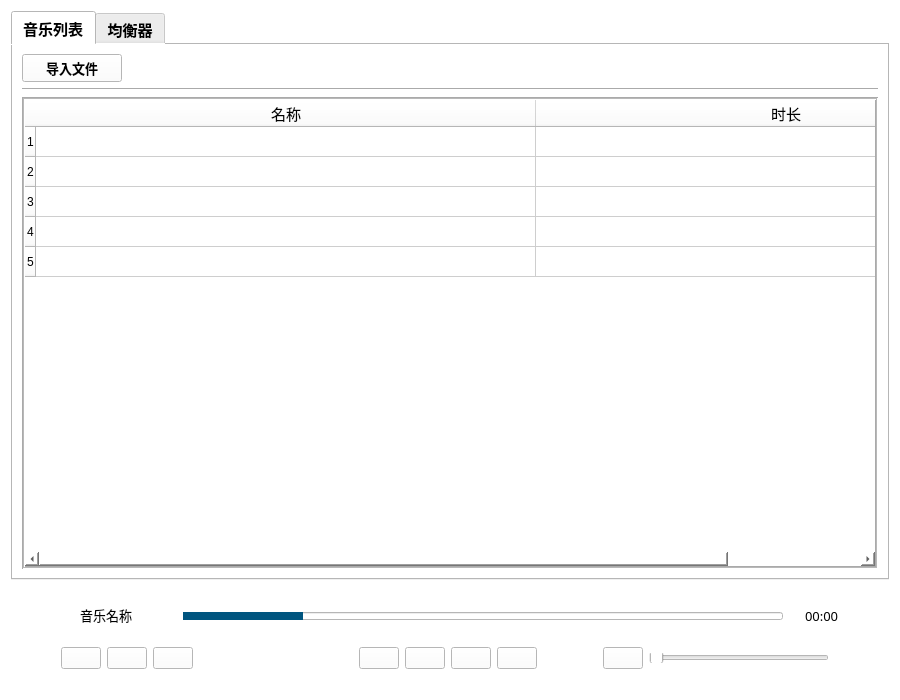
<?xml version="1.0" encoding="UTF-8"?>
<ui version="4.0">
 <class>Form</class>
 <widget class="QWidget" name="Form">
  <property name="enabled">
   <bool>true</bool>
  </property>
  <property name="geometry">
   <rect>
    <x>0</x>
    <y>0</y>
    <width>900</width>
    <height>700</height>
   </rect>
  </property>
  <property name="sizePolicy">
   <sizepolicy hsizetype="Fixed" vsizetype="Fixed">
    <horstretch>0</horstretch>
    <verstretch>0</verstretch>
   </sizepolicy>
  </property>
  <property name="minimumSize">
   <size>
    <width>900</width>
    <height>600</height>
   </size>
  </property>
  <property name="maximumSize">
   <size>
    <width>1200</width>
    <height>800</height>
   </size>
  </property>
  <property name="font">
   <font>
    <family>Microsoft YaHei UI</family>
   </font>
  </property>
  <property name="windowTitle">
   <string>Form</string>
  </property>
  <property name="autoFillBackground">
   <bool>false</bool>
  </property>
  <property name="styleSheet">
   <string notr="true">background-color: rgb(255, 255, 255);</string>
  </property>
  <layout class="QGridLayout" name="gridLayout">
   <item row="1" column="0">
    <layout class="QVBoxLayout" name="verticalLayout_whole">
     <item>
      <widget class="QTabWidget" name="tabWidget">
       <property name="sizePolicy">
        <sizepolicy hsizetype="Expanding" vsizetype="Expanding">
         <horstretch>0</horstretch>
         <verstretch>0</verstretch>
        </sizepolicy>
       </property>
       <property name="font">
        <font>
         <family>微软雅黑</family>
         <pointsize>11</pointsize>
         <weight>75</weight>
         <bold>true</bold>
        </font>
       </property>
       <property name="currentIndex">
        <number>0</number>
       </property>
       <widget class="QWidget" name="music">
        <attribute name="title">
         <string>音乐列表</string>
        </attribute>
        <layout class="QVBoxLayout" name="verticalLayout_5">
         <item>
          <widget class="QPushButton" name="Button_insert">
           <property name="sizePolicy">
            <sizepolicy hsizetype="Fixed" vsizetype="Fixed">
             <horstretch>0</horstretch>
             <verstretch>0</verstretch>
            </sizepolicy>
           </property>
           <property name="minimumSize">
            <size>
             <width>91</width>
             <height>20</height>
            </size>
           </property>
           <property name="maximumSize">
            <size>
             <width>100</width>
             <height>30</height>
            </size>
           </property>
           <property name="font">
            <font>
             <family>微软雅黑</family>
             <pointsize>10</pointsize>
             <weight>75</weight>
             <bold>true</bold>
            </font>
           </property>
           <property name="styleSheet">
            <string notr="true">background-color: rgb(255, 255, 255);</string>
           </property>
           <property name="text">
            <string>导入文件</string>
           </property>
           <property name="icon">
            <iconset theme="search">
             <normaloff>.</normaloff>.</iconset>
           </property>
          </widget>
         </item>
         <item>
          <widget class="Line" name="line">
           <property name="orientation">
            <enum>Qt::Horizontal</enum>
           </property>
          </widget>
         </item>
         <item>
          <widget class="QTableWidget" name="music_files">
           <property name="sizePolicy">
            <sizepolicy hsizetype="MinimumExpanding" vsizetype="Expanding">
             <horstretch>0</horstretch>
             <verstretch>0</verstretch>
            </sizepolicy>
           </property>
           <property name="autoFillBackground">
            <bool>false</bool>
           </property>
           <property name="styleSheet">
            <string notr="true">border-color: rgb(133, 138, 161);
gridline-color: rgb(206, 206, 206);
border-right-color: rgb(0, 85, 127);

border-top-color: rgb(0, 85, 127);</string>
           </property>
           <property name="frameShape">
            <enum>QFrame::Box</enum>
           </property>
           <property name="frameShadow">
            <enum>QFrame::Sunken</enum>
           </property>
           <property name="lineWidth">
            <number>1</number>
           </property>
           <property name="midLineWidth">
            <number>1</number>
           </property>
           <property name="sizeAdjustPolicy">
            <enum>QAbstractScrollArea::AdjustToContents</enum>
           </property>
           <property name="alternatingRowColors">
            <bool>false</bool>
           </property>
           <property name="selectionMode">
            <enum>QAbstractItemView::ExtendedSelection</enum>
           </property>
           <property name="textElideMode">
            <enum>Qt::ElideMiddle</enum>
           </property>
           <property name="verticalScrollMode">
            <enum>QAbstractItemView::ScrollPerPixel</enum>
           </property>
           <property name="horizontalScrollMode">
            <enum>QAbstractItemView::ScrollPerPixel</enum>
           </property>
           <property name="gridStyle">
            <enum>Qt::SolidLine</enum>
           </property>
           <property name="sortingEnabled">
            <bool>false</bool>
           </property>
           <property name="rowCount">
            <number>5</number>
           </property>
           <attribute name="horizontalHeaderCascadingSectionResizes">
            <bool>false</bool>
           </attribute>
           <attribute name="horizontalHeaderMinimumSectionSize">
            <number>100</number>
           </attribute>
           <attribute name="horizontalHeaderDefaultSectionSize">
            <number>500</number>
           </attribute>
           <attribute name="horizontalHeaderShowSortIndicator" stdset="0">
            <bool>false</bool>
           </attribute>
           <attribute name="horizontalHeaderStretchLastSection">
            <bool>true</bool>
           </attribute>
           <attribute name="verticalHeaderDefaultSectionSize">
            <number>30</number>
           </attribute>
           <row/>
           <row/>
           <row/>
           <row/>
           <row/>
           <column>
            <property name="text">
             <string>名称</string>
            </property>
            <property name="font">
             <font>
              <family>微软雅黑</family>
              <pointsize>11</pointsize>
             </font>
            </property>
            <property name="textAlignment">
             <set>AlignCenter</set>
            </property>
           </column>
           <column>
            <property name="text">
             <string>时长</string>
            </property>
            <property name="font">
             <font>
              <family>微软雅黑</family>
              <pointsize>11</pointsize>
             </font>
            </property>
            <property name="textAlignment">
             <set>AlignCenter</set>
            </property>
           </column>
          </widget>
         </item>
        </layout>
       </widget>
       <widget class="QWidget" name="play">
        <attribute name="title">
         <string>均衡器</string>
        </attribute>
       </widget>
      </widget>
     </item>
     <item>
      <spacer name="verticalSpacer">
       <property name="orientation">
        <enum>Qt::Vertical</enum>
       </property>
       <property name="sizeType">
        <enum>QSizePolicy::Fixed</enum>
       </property>
       <property name="sizeHint" stdset="0">
        <size>
         <width>20</width>
         <height>20</height>
        </size>
       </property>
      </spacer>
     </item>
     <item>
      <layout class="QHBoxLayout" name="HorizaontalLayout">
       <property name="spacing">
        <number>2</number>
       </property>
       <property name="sizeConstraint">
        <enum>QLayout::SetFixedSize</enum>
       </property>
       <item>
        <spacer name="horizontalSpacer_5">
         <property name="orientation">
          <enum>Qt::Horizontal</enum>
         </property>
         <property name="sizeType">
          <enum>QSizePolicy::Fixed</enum>
         </property>
         <property name="sizeHint" stdset="0">
          <size>
           <width>50</width>
           <height>20</height>
          </size>
         </property>
        </spacer>
       </item>
       <item>
        <widget class="QTextBrowser" name="music_name">
         <property name="minimumSize">
          <size>
           <width>0</width>
           <height>0</height>
          </size>
         </property>
         <property name="maximumSize">
          <size>
           <width>90</width>
           <height>18</height>
          </size>
         </property>
         <property name="font">
          <font>
           <family>方正粗黑宋简体</family>
           <pointsize>10</pointsize>
           <weight>50</weight>
           <italic>false</italic>
           <bold>false</bold>
          </font>
         </property>
         <property name="styleSheet">
          <string notr="true">font: 10pt &quot;方正粗黑宋简体&quot;;</string>
         </property>
         <property name="frameShape">
          <enum>QFrame::NoFrame</enum>
         </property>
         <property name="frameShadow">
          <enum>QFrame::Raised</enum>
         </property>
         <property name="lineWidth">
          <number>1</number>
         </property>
         <property name="verticalScrollBarPolicy">
          <enum>Qt::ScrollBarAlwaysOff</enum>
         </property>
         <property name="sizeAdjustPolicy">
          <enum>QAbstractScrollArea::AdjustToContents</enum>
         </property>
         <property name="html">
          <string>&lt;!DOCTYPE HTML PUBLIC &quot;-//W3C//DTD HTML 4.0//EN&quot; &quot;http://www.w3.org/TR/REC-html40/strict.dtd&quot;&gt;
&lt;html&gt;&lt;head&gt;&lt;meta name=&quot;qrichtext&quot; content=&quot;1&quot; /&gt;&lt;style type=&quot;text/css&quot;&gt;
p, li { white-space: pre-wrap; }
&lt;/style&gt;&lt;/head&gt;&lt;body style=&quot; font-family:'方正粗黑宋简体'; font-size:10pt; font-weight:400; font-style:normal;&quot;&gt;
&lt;p align=&quot;center&quot; style=&quot; margin-top:0px; margin-bottom:0px; margin-left:0px; margin-right:0px; -qt-block-indent:0; text-indent:0px;&quot;&gt;&lt;span style=&quot; font-family:'SimSun';&quot;&gt;音乐名称&lt;/span&gt;&lt;/p&gt;&lt;/body&gt;&lt;/html&gt;</string>
         </property>
        </widget>
       </item>
       <item>
        <spacer name="horizontalSpacer">
         <property name="orientation">
          <enum>Qt::Horizontal</enum>
         </property>
         <property name="sizeType">
          <enum>QSizePolicy::Fixed</enum>
         </property>
         <property name="sizeHint" stdset="0">
          <size>
           <width>30</width>
           <height>20</height>
          </size>
         </property>
        </spacer>
       </item>
       <item>
        <widget class="QProgressBar" name="progressBar">
         <property name="maximumSize">
          <size>
           <width>700</width>
           <height>8</height>
          </size>
         </property>
         <property name="autoFillBackground">
          <bool>false</bool>
         </property>
         <property name="styleSheet">
          <string notr="true">QProgressBar::chunk {
    background-color: #00557f;
    width: 20px;
}</string>
         </property>
         <property name="value">
          <number>20</number>
         </property>
         <property name="alignment">
          <set>Qt::AlignCenter</set>
         </property>
         <property name="textVisible">
          <bool>false</bool>
         </property>
         <property name="invertedAppearance">
          <bool>false</bool>
         </property>
         <property name="textDirection">
          <enum>QProgressBar::BottomToTop</enum>
         </property>
        </widget>
       </item>
       <item>
        <spacer name="horizontalSpacer_2">
         <property name="orientation">
          <enum>Qt::Horizontal</enum>
         </property>
         <property name="sizeType">
          <enum>QSizePolicy::Fixed</enum>
         </property>
         <property name="sizeHint" stdset="0">
          <size>
           <width>20</width>
           <height>20</height>
          </size>
         </property>
        </spacer>
       </item>
       <item>
        <widget class="QLabel" name="file_duration">
         <property name="sizePolicy">
          <sizepolicy hsizetype="Fixed" vsizetype="Fixed">
           <horstretch>0</horstretch>
           <verstretch>0</verstretch>
          </sizepolicy>
         </property>
         <property name="font">
          <font>
           <family>微软雅黑</family>
           <pointsize>10</pointsize>
          </font>
         </property>
         <property name="text">
          <string>00:00</string>
         </property>
        </widget>
       </item>
       <item>
        <spacer name="horizontalSpacer_6">
         <property name="orientation">
          <enum>Qt::Horizontal</enum>
         </property>
         <property name="sizeType">
          <enum>QSizePolicy::Fixed</enum>
         </property>
         <property name="sizeHint" stdset="0">
          <size>
           <width>50</width>
           <height>20</height>
          </size>
         </property>
        </spacer>
       </item>
      </layout>
     </item>
     <item>
      <spacer name="verticalSpacer_2">
       <property name="orientation">
        <enum>Qt::Vertical</enum>
       </property>
       <property name="sizeType">
        <enum>QSizePolicy::Fixed</enum>
       </property>
       <property name="sizeHint" stdset="0">
        <size>
         <width>10</width>
         <height>15</height>
        </size>
       </property>
      </spacer>
     </item>
     <item>
      <layout class="QHBoxLayout" name="horizontalLayout_3">
       <item>
        <layout class="QHBoxLayout" name="horizontalLayout">
         <item>
          <spacer name="horizontalSpacer_4">
           <property name="orientation">
            <enum>Qt::Horizontal</enum>
           </property>
           <property name="sizeType">
            <enum>QSizePolicy::Fixed</enum>
           </property>
           <property name="sizeHint" stdset="0">
            <size>
             <width>50</width>
             <height>20</height>
            </size>
           </property>
          </spacer>
         </item>
         <item>
          <widget class="QPushButton" name="Button_like">
           <property name="sizePolicy">
            <sizepolicy hsizetype="Fixed" vsizetype="Fixed">
             <horstretch>0</horstretch>
             <verstretch>0</verstretch>
            </sizepolicy>
           </property>
           <property name="styleSheet">
            <string notr="true">background-color: rgb(255, 255, 255);</string>
           </property>
           <property name="text">
            <string/>
           </property>
           <property name="icon">
            <iconset resource="../img/demo.qrc">
             <normaloff>:/icon_1/喜欢.png</normaloff>:/icon_1/喜欢.png</iconset>
           </property>
           <property name="iconSize">
            <size>
             <width>20</width>
             <height>20</height>
            </size>
           </property>
          </widget>
         </item>
         <item>
          <widget class="QPushButton" name="Button_share">
           <property name="sizePolicy">
            <sizepolicy hsizetype="Fixed" vsizetype="Fixed">
             <horstretch>0</horstretch>
             <verstretch>0</verstretch>
            </sizepolicy>
           </property>
           <property name="styleSheet">
            <string notr="true">background-color: rgb(255, 255, 255);</string>
           </property>
           <property name="text">
            <string/>
           </property>
           <property name="icon">
            <iconset resource="../img/demo.qrc">
             <normaloff>:/icon_1/分享 (2).png</normaloff>:/icon_1/分享 (2).png</iconset>
           </property>
           <property name="iconSize">
            <size>
             <width>20</width>
             <height>20</height>
            </size>
           </property>
          </widget>
         </item>
         <item>
          <widget class="QPushButton" name="Button_download">
           <property name="sizePolicy">
            <sizepolicy hsizetype="Fixed" vsizetype="Fixed">
             <horstretch>0</horstretch>
             <verstretch>0</verstretch>
            </sizepolicy>
           </property>
           <property name="styleSheet">
            <string notr="true">background-color: rgb(255, 255, 255);</string>
           </property>
           <property name="text">
            <string/>
           </property>
           <property name="icon">
            <iconset resource="../img/demo.qrc">
             <normaloff>:/icon_1/下载.png</normaloff>:/icon_1/下载.png</iconset>
           </property>
           <property name="iconSize">
            <size>
             <width>20</width>
             <height>20</height>
            </size>
           </property>
          </widget>
         </item>
        </layout>
       </item>
       <item>
        <spacer name="horizontalSpacer_8">
         <property name="orientation">
          <enum>Qt::Horizontal</enum>
         </property>
         <property name="sizeType">
          <enum>QSizePolicy::Fixed</enum>
         </property>
         <property name="sizeHint" stdset="0">
          <size>
           <width>160</width>
           <height>20</height>
          </size>
         </property>
        </spacer>
       </item>
       <item>
        <layout class="QHBoxLayout" name="horizontalLayout_2">
         <item>
          <widget class="QPushButton" name="Button_loop">
           <property name="sizePolicy">
            <sizepolicy hsizetype="Fixed" vsizetype="Fixed">
             <horstretch>0</horstretch>
             <verstretch>0</verstretch>
            </sizepolicy>
           </property>
           <property name="styleSheet">
            <string notr="true">background-color: rgb(255, 255, 255);</string>
           </property>
           <property name="text">
            <string/>
           </property>
           <property name="icon">
            <iconset resource="../img/demo.qrc">
             <normaloff>:/icon_1/播放-循环播放.png</normaloff>:/icon_1/播放-循环播放.png</iconset>
           </property>
           <property name="iconSize">
            <size>
             <width>20</width>
             <height>20</height>
            </size>
           </property>
           <property name="autoDefault">
            <bool>false</bool>
           </property>
          </widget>
         </item>
         <item>
          <widget class="QPushButton" name="Button_prior">
           <property name="sizePolicy">
            <sizepolicy hsizetype="Fixed" vsizetype="Fixed">
             <horstretch>0</horstretch>
             <verstretch>0</verstretch>
            </sizepolicy>
           </property>
           <property name="autoFillBackground">
            <bool>false</bool>
           </property>
           <property name="styleSheet">
            <string notr="true">background-color: rgb(255, 255, 255);</string>
           </property>
           <property name="text">
            <string/>
           </property>
           <property name="icon">
            <iconset resource="../img/demo.qrc">
             <normaloff>:/icon_1/46第一页、首页、上一首.png</normaloff>:/icon_1/46第一页、首页、上一首.png</iconset>
           </property>
           <property name="iconSize">
            <size>
             <width>40</width>
             <height>40</height>
            </size>
           </property>
           <property name="checkable">
            <bool>false</bool>
           </property>
           <property name="autoRepeat">
            <bool>false</bool>
           </property>
          </widget>
         </item>
         <item>
          <widget class="QPushButton" name="Button_play">
           <property name="sizePolicy">
            <sizepolicy hsizetype="Fixed" vsizetype="Fixed">
             <horstretch>0</horstretch>
             <verstretch>0</verstretch>
            </sizepolicy>
           </property>
           <property name="autoFillBackground">
            <bool>false</bool>
           </property>
           <property name="styleSheet">
            <string notr="true">background-color: rgb(255, 255, 255);</string>
           </property>
           <property name="text">
            <string/>
           </property>
           <property name="icon">
            <iconset resource="../img/demo.qrc">
             <normaloff>:/icon_1/播放 (1).png</normaloff>:/icon_1/播放 (1).png</iconset>
           </property>
           <property name="iconSize">
            <size>
             <width>40</width>
             <height>40</height>
            </size>
           </property>
           <property name="checkable">
            <bool>false</bool>
           </property>
           <property name="autoRepeat">
            <bool>false</bool>
           </property>
          </widget>
         </item>
         <item>
          <widget class="QPushButton" name="Button_next">
           <property name="sizePolicy">
            <sizepolicy hsizetype="Fixed" vsizetype="Fixed">
             <horstretch>0</horstretch>
             <verstretch>0</verstretch>
            </sizepolicy>
           </property>
           <property name="styleSheet">
            <string notr="true">background-color: rgb(255, 255, 255);
</string>
           </property>
           <property name="text">
            <string/>
           </property>
           <property name="icon">
            <iconset resource="../img/demo.qrc">
             <normaloff>:/icon_1/47最后一页、末页、下一首.png</normaloff>:/icon_1/47最后一页、末页、下一首.png</iconset>
           </property>
           <property name="iconSize">
            <size>
             <width>40</width>
             <height>40</height>
            </size>
           </property>
           <property name="checkable">
            <bool>false</bool>
           </property>
           <property name="autoRepeat">
            <bool>false</bool>
           </property>
          </widget>
         </item>
         <item>
          <spacer name="horizontalSpacer_3">
           <property name="orientation">
            <enum>Qt::Horizontal</enum>
           </property>
           <property name="sizeType">
            <enum>QSizePolicy::Fixed</enum>
           </property>
           <property name="sizeHint" stdset="0">
            <size>
             <width>60</width>
             <height>20</height>
            </size>
           </property>
          </spacer>
         </item>
         <item>
          <widget class="QPushButton" name="Button_volume">
           <property name="sizePolicy">
            <sizepolicy hsizetype="Fixed" vsizetype="Fixed">
             <horstretch>0</horstretch>
             <verstretch>0</verstretch>
            </sizepolicy>
           </property>
           <property name="styleSheet">
            <string notr="true">background-color: rgb(255, 255, 255);</string>
           </property>
           <property name="text">
            <string/>
           </property>
           <property name="icon">
            <iconset resource="../img/demo.qrc">
             <normaloff>:/icon_1/音量小.png</normaloff>:/icon_1/音量小.png</iconset>
           </property>
           <property name="iconSize">
            <size>
             <width>20</width>
             <height>20</height>
            </size>
           </property>
          </widget>
         </item>
         <item>
          <widget class="QSlider" name="Slider_music">
           <property name="sizePolicy">
            <sizepolicy hsizetype="Maximum" vsizetype="Fixed">
             <horstretch>0</horstretch>
             <verstretch>0</verstretch>
            </sizepolicy>
           </property>
           <property name="maximumSize">
            <size>
             <width>210</width>
             <height>10</height>
            </size>
           </property>
           <property name="orientation">
            <enum>Qt::Horizontal</enum>
           </property>
           <property name="tickPosition">
            <enum>QSlider::NoTicks</enum>
           </property>
          </widget>
         </item>
         <item>
          <spacer name="horizontalSpacer_7">
           <property name="orientation">
            <enum>Qt::Horizontal</enum>
           </property>
           <property name="sizeType">
            <enum>QSizePolicy::Fixed</enum>
           </property>
           <property name="sizeHint" stdset="0">
            <size>
             <width>60</width>
             <height>20</height>
            </size>
           </property>
          </spacer>
         </item>
        </layout>
       </item>
      </layout>
     </item>
    </layout>
   </item>
   <item row="2" column="0">
    <spacer name="verticalSpacer_3">
     <property name="orientation">
      <enum>Qt::Vertical</enum>
     </property>
     <property name="sizeType">
      <enum>QSizePolicy::Fixed</enum>
     </property>
     <property name="sizeHint" stdset="0">
      <size>
       <width>20</width>
       <height>20</height>
      </size>
     </property>
    </spacer>
   </item>
  </layout>
 </widget>
 <resources>
  <include location="../img/demo.qrc"/>
 </resources>
 <connections/>
</ui>
